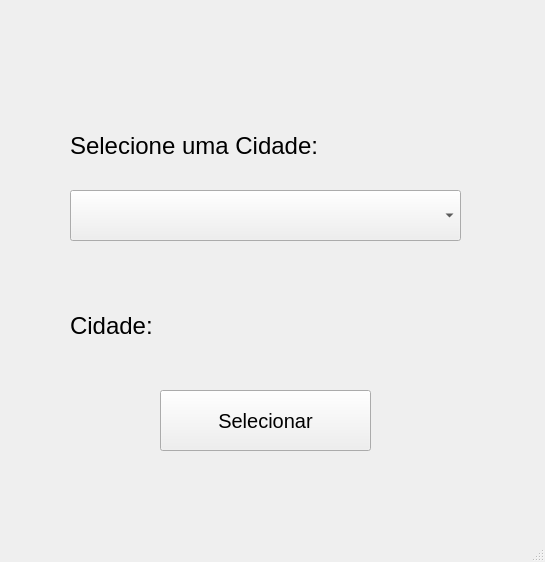
<?xml version="1.0" encoding="UTF-8"?>
<ui version="4.0">
 <class>MainWindow</class>
 <widget class="QMainWindow" name="MainWindow">
  <property name="geometry">
   <rect>
    <x>0</x>
    <y>0</y>
    <width>545</width>
    <height>562</height>
   </rect>
  </property>
  <property name="windowTitle">
   <string>MainWindow</string>
  </property>
  <widget class="QWidget" name="centralwidget">
   <widget class="QComboBox" name="box">
    <property name="geometry">
     <rect>
      <x>70</x>
      <y>190</y>
      <width>391</width>
      <height>51</height>
     </rect>
    </property>
   </widget>
   <widget class="QLabel" name="label">
    <property name="geometry">
     <rect>
      <x>70</x>
      <y>120</y>
      <width>361</width>
      <height>51</height>
     </rect>
    </property>
    <property name="font">
     <font>
      <pointsize>18</pointsize>
     </font>
    </property>
    <property name="text">
     <string>Selecione uma Cidade:</string>
    </property>
   </widget>
   <widget class="QLabel" name="label_2">
    <property name="geometry">
     <rect>
      <x>70</x>
      <y>300</y>
      <width>361</width>
      <height>51</height>
     </rect>
    </property>
    <property name="font">
     <font>
      <pointsize>18</pointsize>
     </font>
    </property>
    <property name="text">
     <string>Cidade:</string>
    </property>
   </widget>
   <widget class="QPushButton" name="pushButton">
    <property name="geometry">
     <rect>
      <x>160</x>
      <y>390</y>
      <width>211</width>
      <height>61</height>
     </rect>
    </property>
    <property name="font">
     <font>
      <pointsize>15</pointsize>
     </font>
    </property>
    <property name="text">
     <string>Selecionar</string>
    </property>
   </widget>
  </widget>
  <widget class="QMenuBar" name="menubar">
   <property name="geometry">
    <rect>
     <x>0</x>
     <y>0</y>
     <width>545</width>
     <height>21</height>
    </rect>
   </property>
  </widget>
  <widget class="QStatusBar" name="statusbar"/>
 </widget>
 <resources/>
 <connections/>
</ui>
